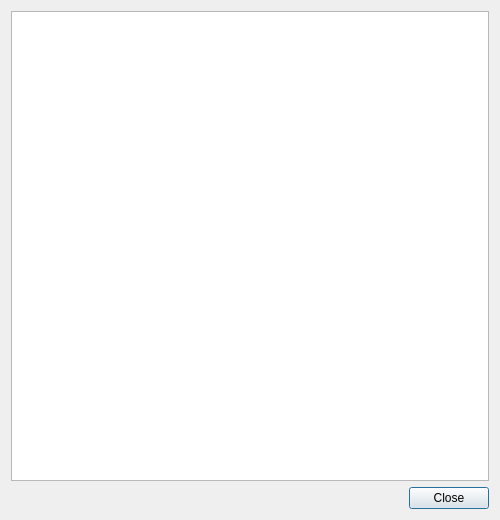
<?xml version="1.0" encoding="UTF-8"?>
<ui version="4.0">
 <class>AboutDialog</class>
 <widget class="QDialog" name="AboutDialog">
  <property name="geometry">
   <rect>
    <x>0</x>
    <y>0</y>
    <width>500</width>
    <height>520</height>
   </rect>
  </property>
  <property name="sizePolicy">
   <sizepolicy hsizetype="Preferred" vsizetype="Preferred">
    <horstretch>0</horstretch>
    <verstretch>0</verstretch>
   </sizepolicy>
  </property>
  <property name="minimumSize">
   <size>
    <width>400</width>
    <height>400</height>
   </size>
  </property>
  <property name="windowTitle">
   <string>3D-FAST | About</string>
  </property>
  <property name="windowIcon">
   <iconset resource="../res.qrc">
    <normaloff>:/logos/window_icon.png</normaloff>:/logos/window_icon.png</iconset>
  </property>
  <layout class="QVBoxLayout" name="verticalLayout">
   <item>
    <widget class="QTextBrowser" name="textBrowser">
     <property name="enabled">
      <bool>true</bool>
     </property>
     <property name="readOnly">
      <bool>true</bool>
     </property>
     <property name="html">
      <string>&lt;!DOCTYPE HTML PUBLIC &quot;-//W3C//DTD HTML 4.0//EN&quot; &quot;http://www.w3.org/TR/REC-html40/strict.dtd&quot;&gt;
&lt;html&gt;&lt;head&gt;&lt;meta name=&quot;qrichtext&quot; content=&quot;1&quot; /&gt;&lt;style type=&quot;text/css&quot;&gt;
p, li { white-space: pre-wrap; }
&lt;/style&gt;&lt;/head&gt;&lt;body style=&quot; font-family:'Noto Sans'; font-size:9pt; font-weight:400; font-style:normal;&quot;&gt;
&lt;p style=&quot;-qt-paragraph-type:empty; margin-top:0px; margin-bottom:0px; margin-left:0px; margin-right:0px; -qt-block-indent:0; text-indent:0px;&quot;&gt;&lt;br /&gt;&lt;/p&gt;&lt;/body&gt;&lt;/html&gt;</string>
     </property>
    </widget>
   </item>
   <item>
    <layout class="QHBoxLayout" name="horizontalLayout">
     <item>
      <spacer name="horizontalSpacer">
       <property name="orientation">
        <enum>Qt::Horizontal</enum>
       </property>
       <property name="sizeHint" stdset="0">
        <size>
         <width>40</width>
         <height>20</height>
        </size>
       </property>
      </spacer>
     </item>
     <item>
      <widget class="QPushButton" name="closeButton">
       <property name="text">
        <string>Close</string>
       </property>
      </widget>
     </item>
    </layout>
   </item>
  </layout>
 </widget>
 <resources>
  <include location="../res.qrc"/>
 </resources>
 <connections/>
</ui>
